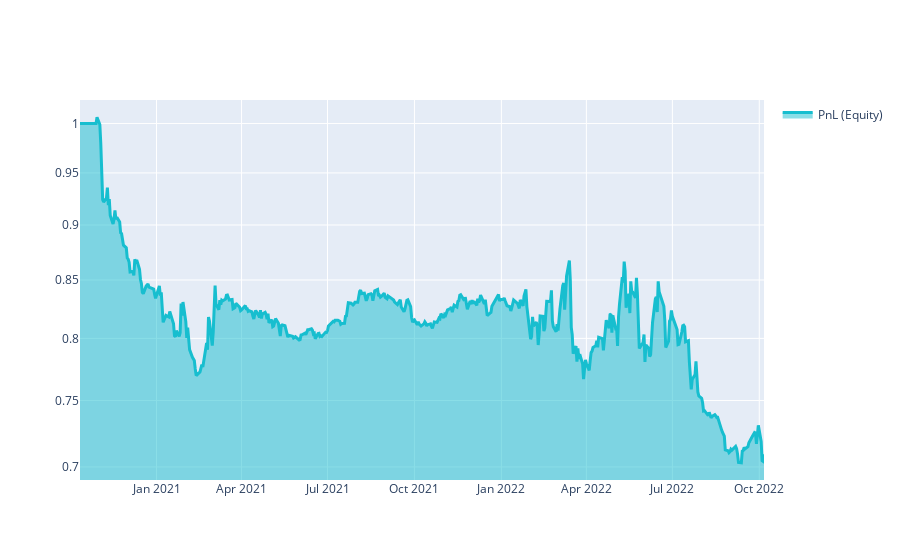

The notebook cell this image was saved under:
### Markdown cell above
# Group27_100_10_2Y

### Code cell
import xarray as xr

import qnt.ta as qnta
import qnt.data as qndata
import qnt.output as qnout
import qnt.stats as qns

# 2 years - 100/10 days

data = qndata.stocks.load_ndx_data(min_date="2020-10-10")

close     = data.sel(field="close")
is_liquid = data.sel(field="is_liquid")
sma_slow  = qnta.sma(close, 100)
sma_fast  = qnta.sma(close, 10)
weights   = xr.where(sma_slow < sma_fast, 1, -1)
weights   = weights * is_liquid

weights = qnout.clean(weights, data, "stocks_nasdaq100")

# calc stats
stats = qns.calc_stat(data, weights.sel(time=slice("2020-10-10", None)))
display(stats.to_pandas().tail())

# graph
performance = stats.to_pandas()["equity"]
import qnt.graph as qngraph

qngraph.make_plot_filled(performance.index, performance, name="PnL (Equity)", type="log")

### Figure 1 — Plotly figure (JSON) as saved in the notebook; plotly's stock layout.template omitted (floating-point values rounded to 4 significant figures; data arrays with more than 128 entries replaced by an {"elided": "..."} marker saying what was removed)
{"data": [{"fill": "tonexty", "line": {"color": "#17BECF", "width": 3}, "name": "PnL (Equity)", "type": "scatter", "x": {"elided": "501 str values"}, "y": {"elided": "501 float values"}}], "layout": {"showlegend": true, "yaxis": {"range": [-0.1608, 0.01061], "type": "log"}}}
